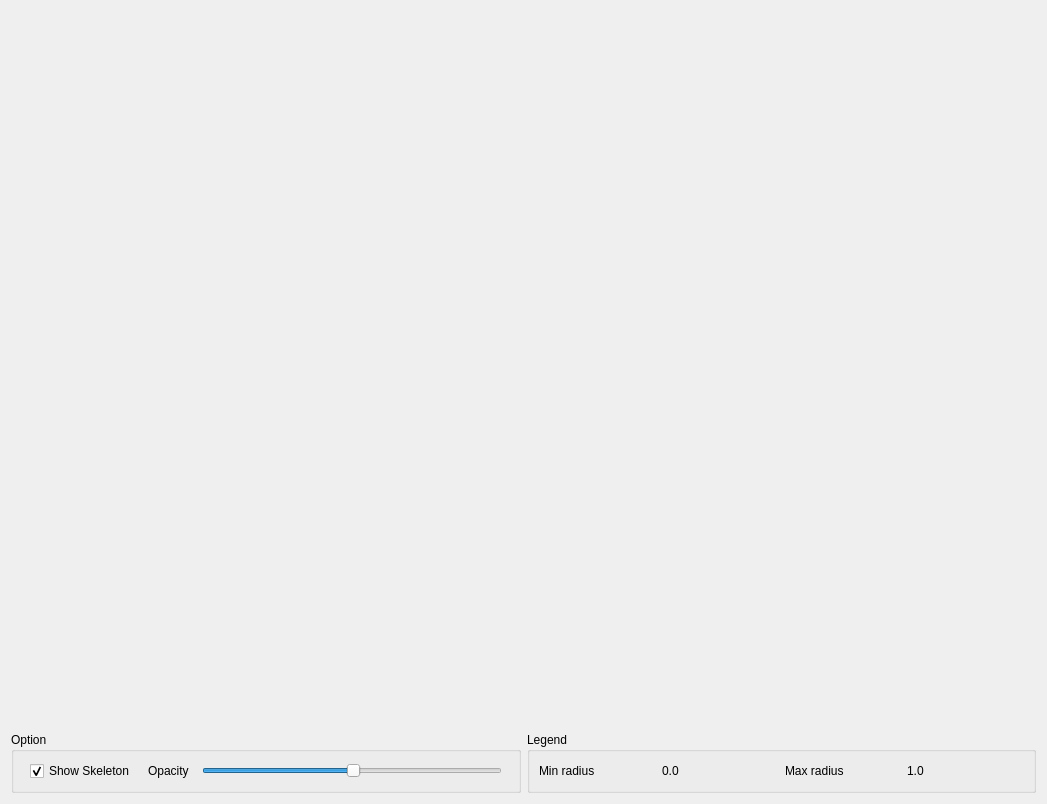
<?xml version="1.0" encoding="UTF-8"?>
<ui version="4.0">
 <class>PreviewWindow</class>
 <widget class="QWidget" name="PreviewWindow">
  <property name="geometry">
   <rect>
    <x>0</x>
    <y>0</y>
    <width>1047</width>
    <height>804</height>
   </rect>
  </property>
  <property name="windowTitle">
   <string>Preview</string>
  </property>
  <layout class="QGridLayout" name="gridLayout_3">
   <item row="0" column="0" colspan="2">
    <widget class="QVTKWidget" name="qvtkWidget" native="true">
     <property name="enabled">
      <bool>true</bool>
     </property>
     <property name="sizePolicy">
      <sizepolicy hsizetype="Expanding" vsizetype="MinimumExpanding">
       <horstretch>0</horstretch>
       <verstretch>0</verstretch>
      </sizepolicy>
     </property>
     <property name="font">
      <font>
       <pointsize>10</pointsize>
      </font>
     </property>
     <property name="autoFillBackground">
      <bool>true</bool>
     </property>
    </widget>
   </item>
   <item row="1" column="0">
    <widget class="QGroupBox" name="groupBox">
     <property name="title">
      <string>Option</string>
     </property>
     <layout class="QGridLayout" name="gridLayout">
      <item row="0" column="0">
       <widget class="QCheckBox" name="segmentationCheckBox">
        <property name="sizePolicy">
         <sizepolicy hsizetype="Fixed" vsizetype="Fixed">
          <horstretch>0</horstretch>
          <verstretch>0</verstretch>
         </sizepolicy>
        </property>
        <property name="text">
         <string>Show Skeleton</string>
        </property>
        <property name="checked">
         <bool>true</bool>
        </property>
       </widget>
      </item>
      <item row="0" column="1">
       <widget class="QLabel" name="label">
        <property name="enabled">
         <bool>true</bool>
        </property>
        <property name="sizePolicy">
         <sizepolicy hsizetype="Fixed" vsizetype="Fixed">
          <horstretch>0</horstretch>
          <verstretch>0</verstretch>
         </sizepolicy>
        </property>
        <property name="text">
         <string>Opacity</string>
        </property>
       </widget>
      </item>
      <item row="0" column="2">
       <widget class="QSlider" name="opacitySlider">
        <property name="enabled">
         <bool>true</bool>
        </property>
        <property name="sizePolicy">
         <sizepolicy hsizetype="Maximum" vsizetype="Fixed">
          <horstretch>0</horstretch>
          <verstretch>0</verstretch>
         </sizepolicy>
        </property>
        <property name="minimumSize">
         <size>
          <width>0</width>
          <height>0</height>
         </size>
        </property>
        <property name="maximumSize">
         <size>
          <width>300</width>
          <height>16777215</height>
         </size>
        </property>
        <property name="sliderPosition">
         <number>50</number>
        </property>
        <property name="orientation">
         <enum>Qt::Horizontal</enum>
        </property>
       </widget>
      </item>
     </layout>
    </widget>
   </item>
   <item row="1" column="1">
    <widget class="QGroupBox" name="groupBox_2">
     <property name="title">
      <string>Legend</string>
     </property>
     <layout class="QGridLayout" name="gridLayout_2">
      <item row="0" column="0">
       <widget class="QLabel" name="label_2">
        <property name="text">
         <string>Min radius</string>
        </property>
       </widget>
      </item>
      <item row="0" column="1">
       <widget class="QLabel" name="minRad">
        <property name="text">
         <string>0.0</string>
        </property>
       </widget>
      </item>
      <item row="0" column="2">
       <widget class="QLabel" name="label_4">
        <property name="text">
         <string>Max radius</string>
        </property>
       </widget>
      </item>
      <item row="0" column="3">
       <widget class="QLabel" name="maxRad">
        <property name="text">
         <string>1.0</string>
        </property>
       </widget>
      </item>
     </layout>
    </widget>
   </item>
  </layout>
 </widget>
 <customwidgets>
  <customwidget>
   <class>QVTKWidget</class>
   <extends>QWidget</extends>
   <header>QVTKWidget.h</header>
  </customwidget>
 </customwidgets>
 <resources/>
 <connections/>
</ui>
